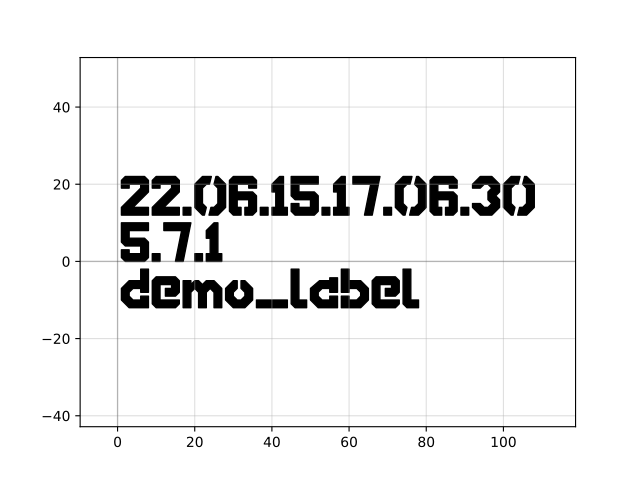

The script that drew this image:
import gdsfactory as gf

c = gf.components.version_stamp(labels=('demo_label',), with_qr_code=False, layer='WG', pixel_size=1, version='5.7.1', text_size=10)
c.plot()
